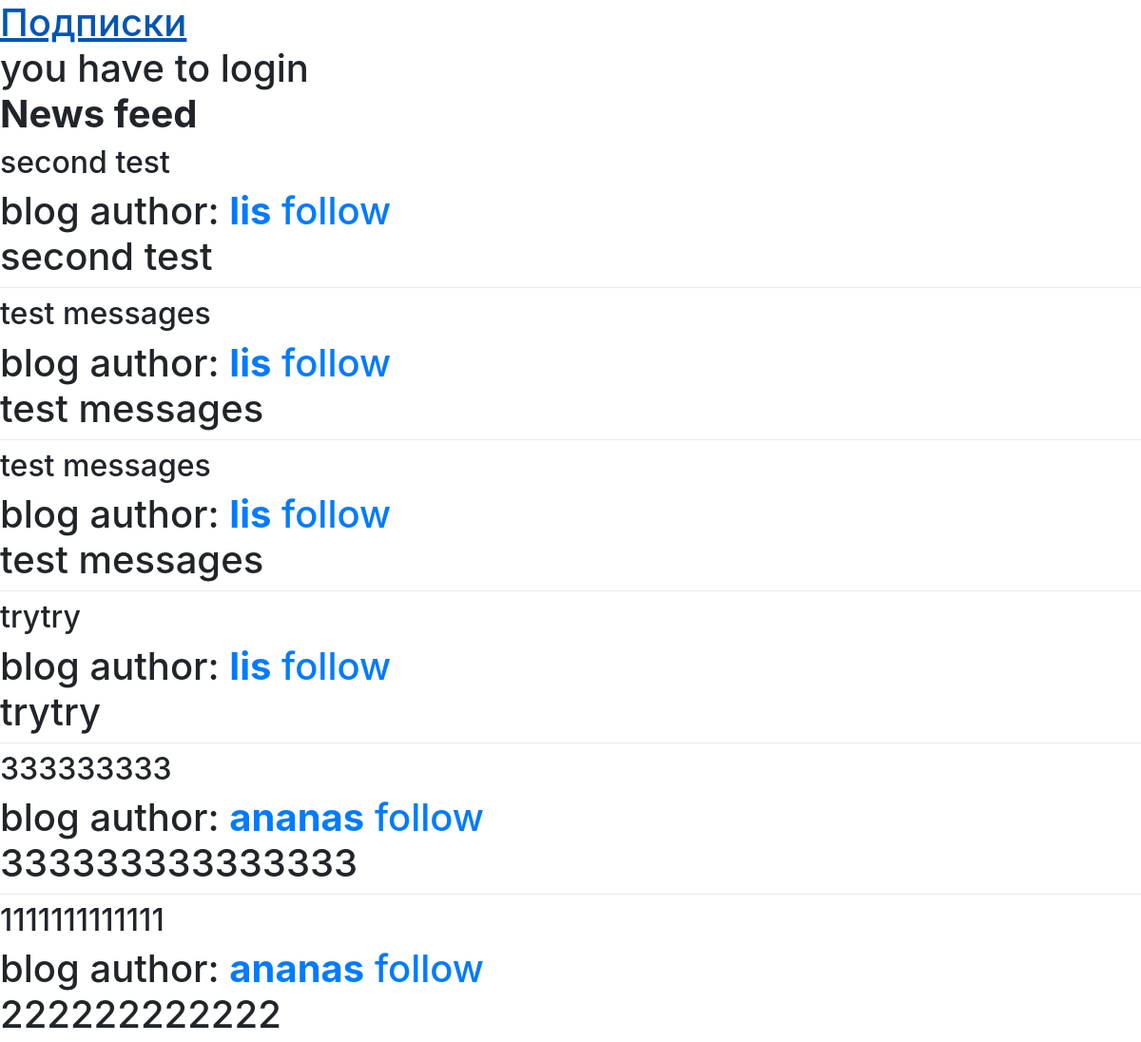
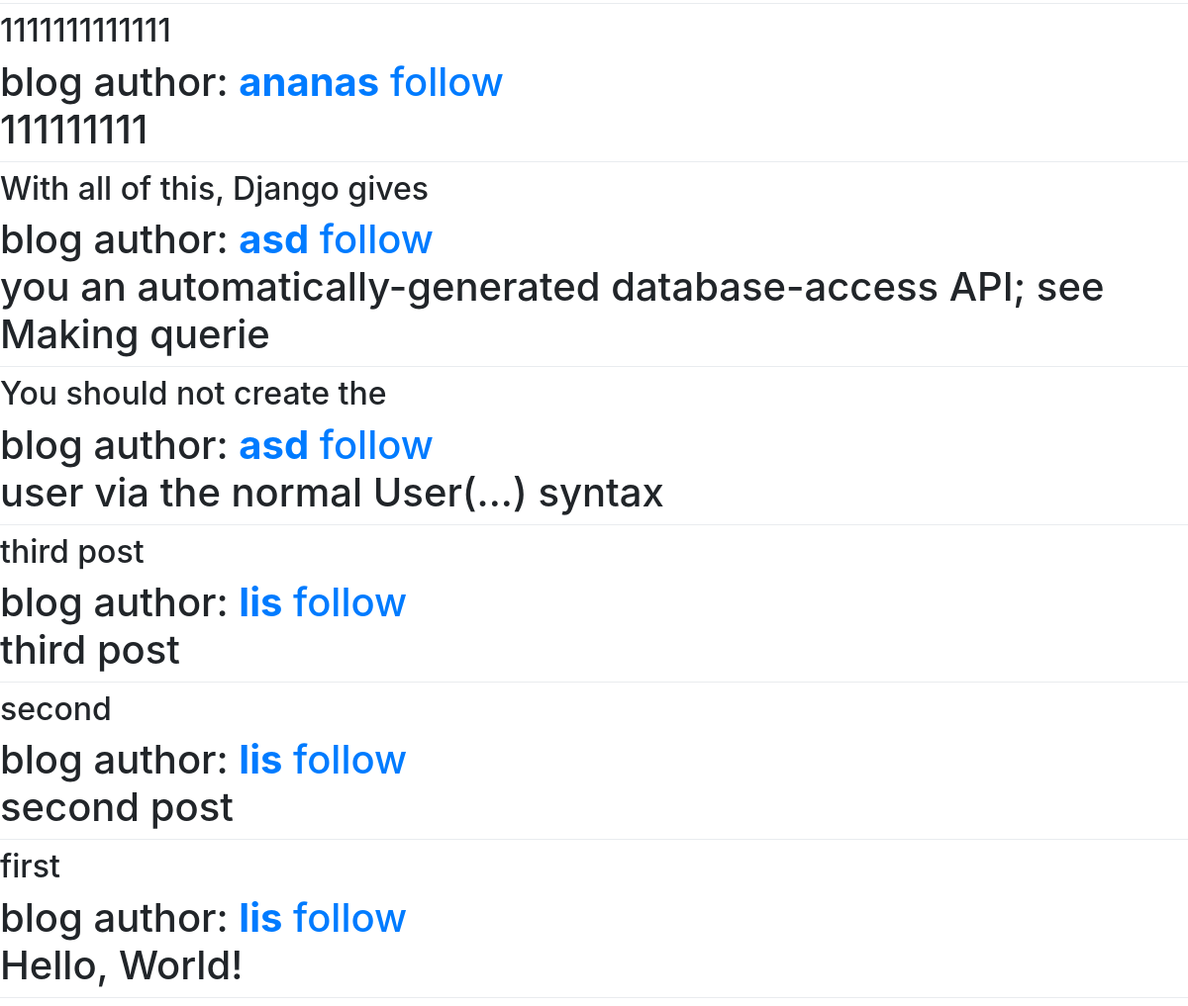
The page / on the database its author committed (2 pictures, top to bottom).
### posts/models.py (models this page shows, shortened)
class Post(models.Model):
    author = models.ForeignKey(
        User,
        on_delete=models.CASCADE,
        related_name='author_posts'
    )
    title = models.CharField(max_length=50)
    text = models.TextField(max_length=500)
    pub_date = models.DateTimeField(auto_now_add=True)
    read_status = models.BooleanField(default=False)

### posts/views.py (the view)
# urls.py: path('', views.index, name='index'),
def index(request):
    post_list = Post.objects.order_by('-pub_date').all()
    return render(request, 'index.html', {'post_list': post_list})

### posts/templates/index.html
{% extends 'base.html' %}
{% block sidebar %}
    <h1><a href="current_user_feed">Подписки</a>
    <br>
    {% if user.is_authenticated %}
    Пользователь: {{ user.username }}
    <a href='/new_post'>Создать запись </a>
    </h1>
    {% else %}
    you have to login
    {% endif %}
{% endblock %}
{% block content %}
    <h1><b>News feed</b></h1>
    {% for pst in post_list %}
        <h2>{{ pst.title }}</h2>
        blog author: <b><a href="{% url 'user_blog' pst.author.username %}">{{ pst.author }}</b></a>
        {% if pst.author.username != user.username %}
        <a href="{% url 'follow' pst.author.username %}">follow</a>
        {% endif %}
        <br>
        {{ pst.text }}
        <div class="dropdown-divider"></div>
{% endfor %}
{% endblock %}

### rows shown on the page
Post: title "second test", author "lis", shows "follow", text "second test"
Post: title "test messages", author "lis", shows "follow", text "test messages"
Post: title "test messages", author "lis", shows "follow", text "test messages"
Post: title "trytry", author "lis", shows "follow", text "trytry"
Post: title "333333333", author "ananas", shows "follow", text "333333333333333"
Post: title "1111111111111", author "ananas", shows "follow", text "222222222222"
Post: title "1111111111111", author "ananas", shows "follow", text "111111111"
Post: title "With all of this, Django gives", author "asd", shows "follow", text "you an automatically-generated database-access API; see Making querie"
Post: title "You should not create the", author "asd", shows "follow", text "user via the normal User(...) syntax"
Post: title "third post", author "lis", shows "follow", text "third post"
Post: title "second", author "lis", shows "follow", text "second post"
Post: title "first", author "lis", shows "follow", text "Hello, World!"
